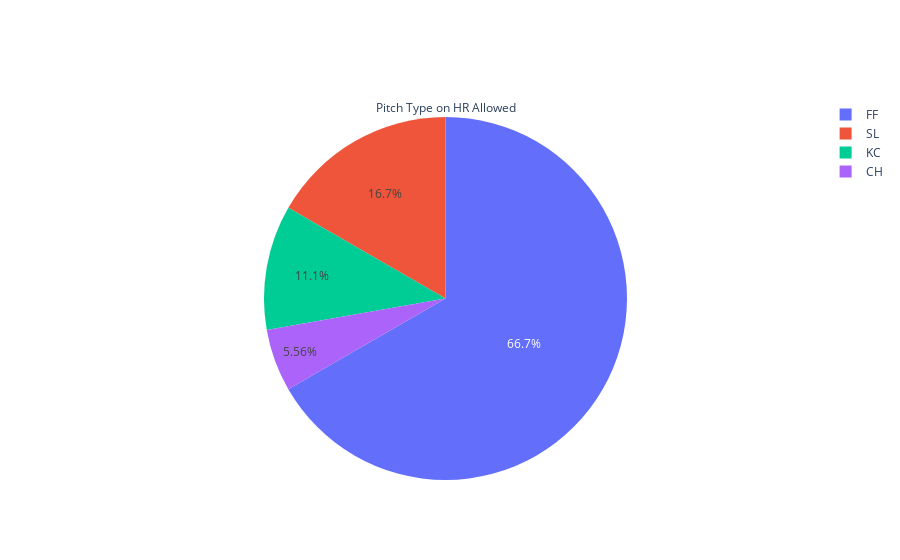

Notebook code for this chart:
### Markdown cell above
### Pitch Pie Chart of HRs Allowed

### Code cell
hr_pitch = cole_hr.pitch_type.value_counts() / len(cole_hr)*100
print('Pitch Type on HR Allowed\n{}'.format(hr_pitch))

fig = go.Figure(data=[go.Pie(labels=hr_pitch.index, 
                             values=hr_pitch,
                             title='Pitch Type on HR Allowed')])
fig.show()

### Figure 1 — Plotly figure (JSON) as saved in the notebook; plotly's stock layout.template omitted (floating-point values rounded to 4 significant figures)
{"data": [{"labels": ["FF", "SL", "KC", "CH"], "title": {"text": "Pitch Type on HR Allowed"}, "type": "pie", "values": [66.67, 16.67, 11.11, 5.556]}], "layout": {}}
